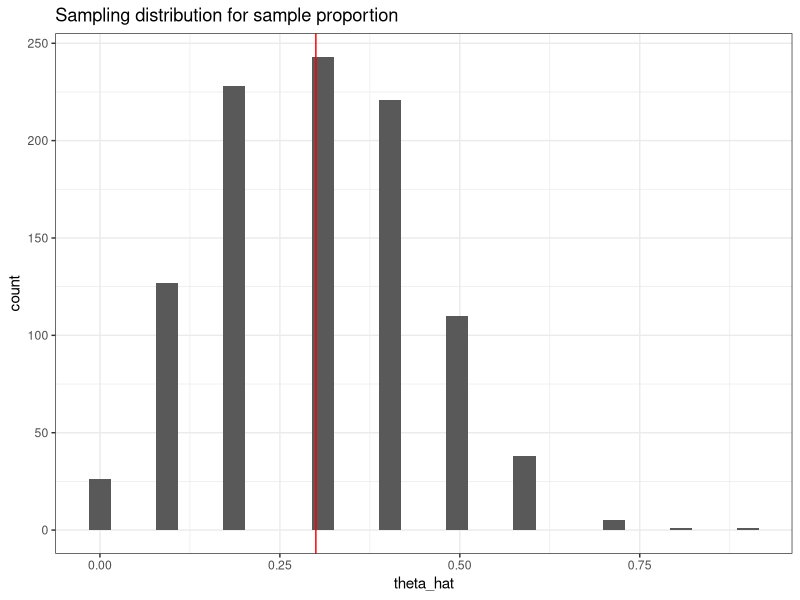
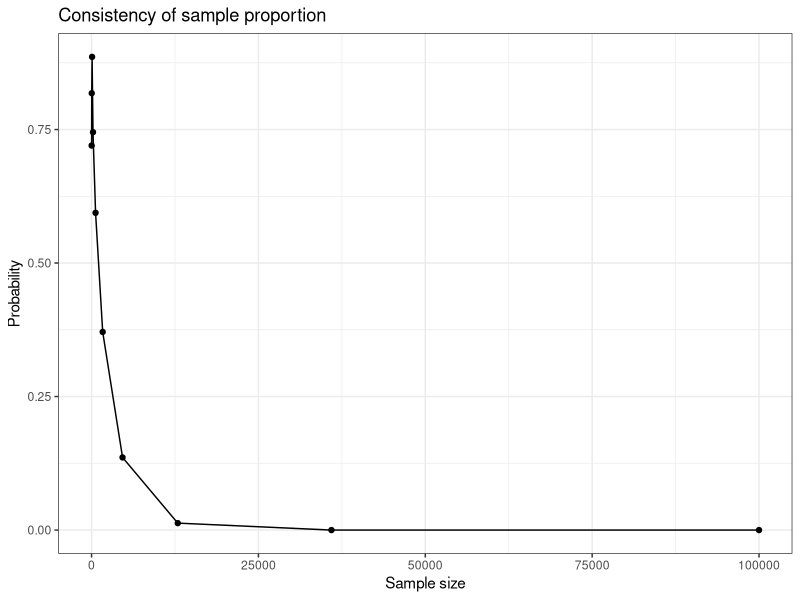
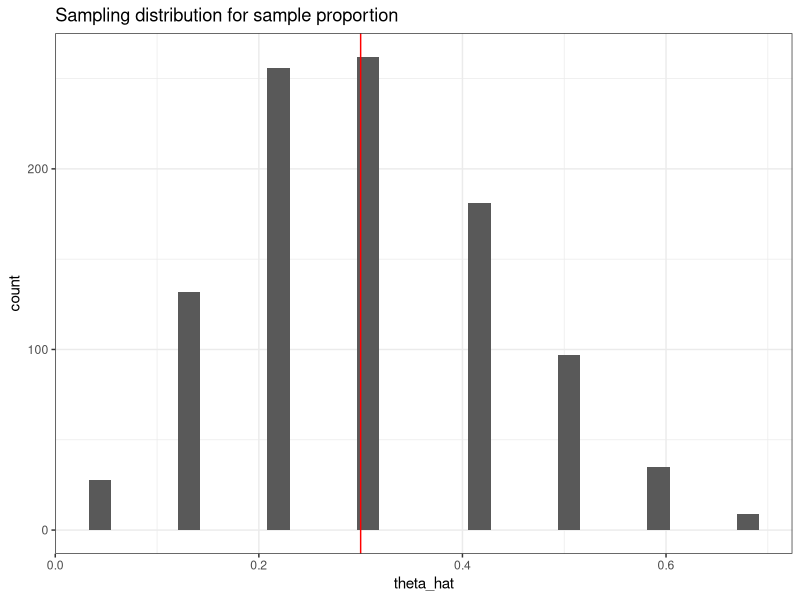
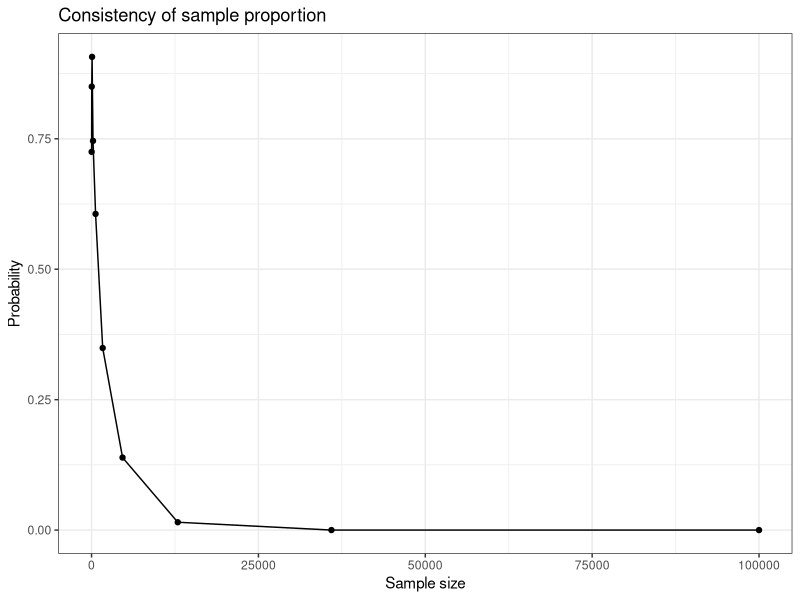
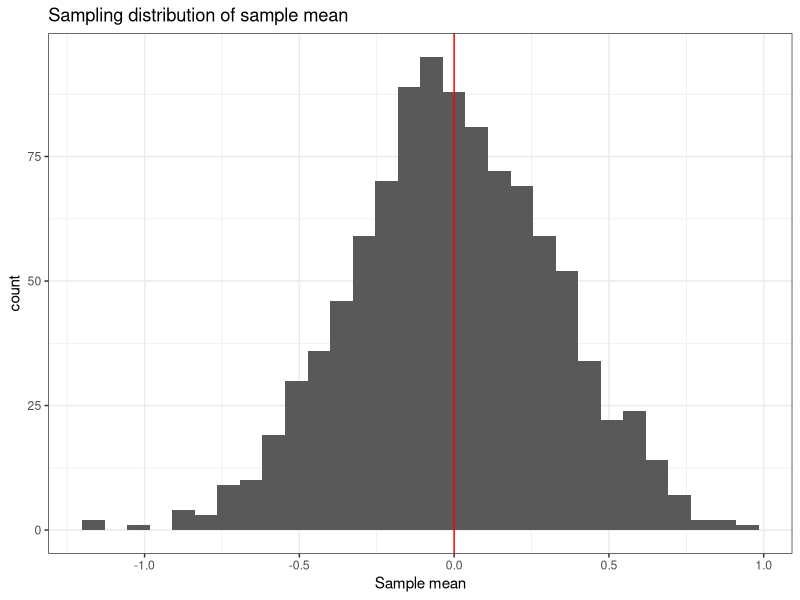
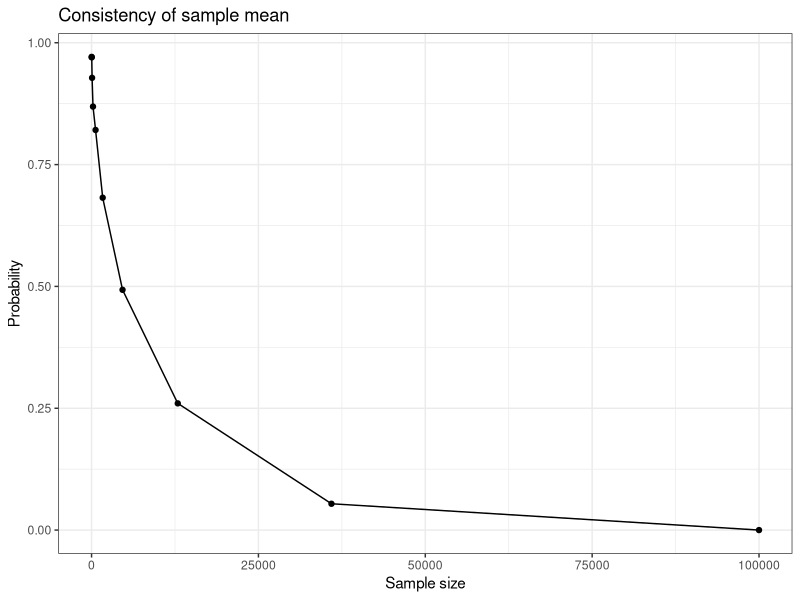

Write R code to recreate these figures, in order.
## ---------------------------------------------------------------------------------
library("tidyverse"); theme_set(theme_bw())


## ---------------------------------------------------------------------------------
create_ci <- function(x, a = 0.05) {
  n <- length(x)
  m <- mean(x)
  s <- sd(x)
  
  return(m + c(-1,1)*qnorm(1-a/2)*s/sqrt(n))
}


## ---------------------------------------------------------------------------------
n <- 10
p <- 0.3

x <- rbinom(1e3, size = n, prob = p)
theta_hat = x / n


## ---------------------------------------------------------------------------------
ggplot() + 
  geom_histogram(mapping = aes(x = theta_hat), bins = 30) +
  geom_vline(xintercept = p, col = 'red') +
  labs(title="Sampling distribution for sample proportion")


## ---------------------------------------------------------------------------------
mean(theta_hat)        # expectation
mean(theta_hat - p)    # bias
create_ci(theta_hat - p) # bias CI


## ---------------------------------------------------------------------------------
# variance
mean( (theta_hat - mean(theta_hat))^2 ) 

create_ci( (theta_hat - mean(theta_hat))^2 )


## ---------------------------------------------------------------------------------
# MSE
mean( (theta_hat - p)^2 )

# MSE CI
create_ci( (theta_hat-p)^2  )


## ---------------------------------------------------------------------------------
epsilon <- 0.01
n_seq <- floor(10^seq(1, 5, length = 10))
p_seq <- numeric(length(n_seq))

for (i in seq_along(n_seq)) {
  x <- rbinom(1e3, size = n_seq[i], prob = p)
  p_seq[i] <- mean(abs(x/n_seq[i] - p) > epsilon)
}

ggplot(data.frame(n = n_seq, p = p_seq),
       aes(x = n, y = p_seq)) + 
  geom_point() + 
  geom_line() +
  labs(x = "Sample size", y = "Probability",
       title = "Consistency of sample proportion") 


## ---------------------------------------------------------------------------------
n <- 10
p <- 0.3

x <- rbinom(1e3, size = n, prob = p)
theta_hat = (0.5 + x) / (1 + n)


## ---------------------------------------------------------------------------------
ggplot() + 
  geom_histogram(mapping = aes(x = theta_hat), bins = 30) +
  geom_vline(xintercept = p, col = 'red') +
  labs(title="Sampling distribution for sample proportion")


## ---------------------------------------------------------------------------------
mean(theta_hat)        # expectation
mean(theta_hat - p)    # bias
create_ci(theta_hat - p) # bias CI


## ---------------------------------------------------------------------------------
# variance
mean( (theta_hat - mean(theta_hat))^2 ) 

create_ci( (theta_hat - mean(theta_hat))^2 )


## ---------------------------------------------------------------------------------
# MSE
mean( (theta_hat - p)^2 )

# MSE CI
create_ci( (theta_hat-p)^2  )


## ---------------------------------------------------------------------------------
epsilon <- 0.01
n_seq <- floor(10^seq(1, 5, length = 10))
p_seq <- numeric(length(n_seq))

for (i in seq_along(n_seq)) {
  x <- rbinom(1e3, size = n_seq[i], prob = p)
  p_seq[i] <- mean(abs(x/n_seq[i] - p) > epsilon)
}

ggplot(data.frame(n = n_seq, p = p_seq),
       aes(x = n, y = p_seq)) + 
  geom_point() + 
  geom_line() +
  labs(x = "Sample size", y = "Probability",
       title = "Consistency of sample proportion") 


## ---------------------------------------------------------------------------------
n <- 10
m <- 0
s <- 1

d <- expand.grid(rep = 1:1e3,
                n = 1:n) %>%
  mutate(y = rnorm(n())) %>%
  group_by(rep) %>%
  summarize(
    n    = n(),
    ybar = mean(y),
    sd   = sd(y)
  )


## ---------------------------------------------------------------------------------
ggplot(d, aes(x = ybar)) + 
  geom_histogram(bins = 30) + 
  geom_vline(xintercept = m, color = "red") +
  labs(x = "Sample mean", 
       title = "Sampling distribution of sample mean")


## ---------------------------------------------------------------------------------
# Bias
mean(d$ybar - m) 

# Bias with CI 
create_ci( d$ybar - m )


## ---------------------------------------------------------------------------------
# Variance
mean( (d$ybar - mean(d$ybar))^2 )

# Variance with uncertainty
create_ci( (d$ybar - mean(d$ybar))^2 )


## ---------------------------------------------------------------------------------
# MSE
mean( (d$ybar - m)^2 )

# Variance with uncertainty
create_ci( (d$ybar - m)^2 )


## ---------------------------------------------------------------------------------
epsilon <- 0.01
n_seq <- floor(10^seq(1, 5, length = 10))
p_seq <- numeric(length(n_seq))

for (i in seq_along(n_seq)) {
  xbar <- replicate(1e3, {       # replicate is another looping option
    mean( rnorm(n_seq[i], m, s))
  })
  p_seq[i] <- mean( abs(xbar - m) > epsilon)
}
   
ggplot(data.frame(n = n_seq, p = p_seq), 
       aes(x = n, y = p)) +
  geom_line() +
  geom_point() + 
  labs(x = "Sample size", y = "Probability",
       title = "Consistency of sample mean")

